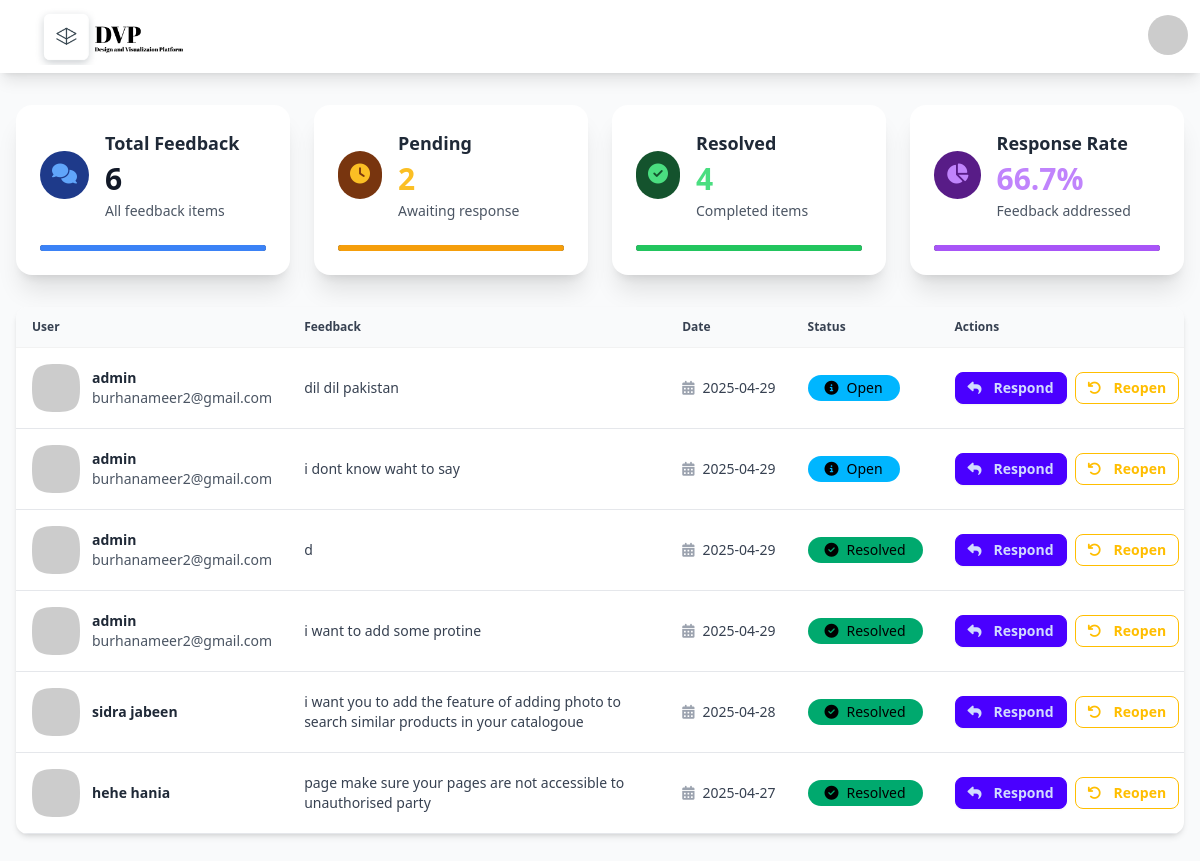
/superuserdashboard/ (signed in), run on an earlier commit of the app's database.
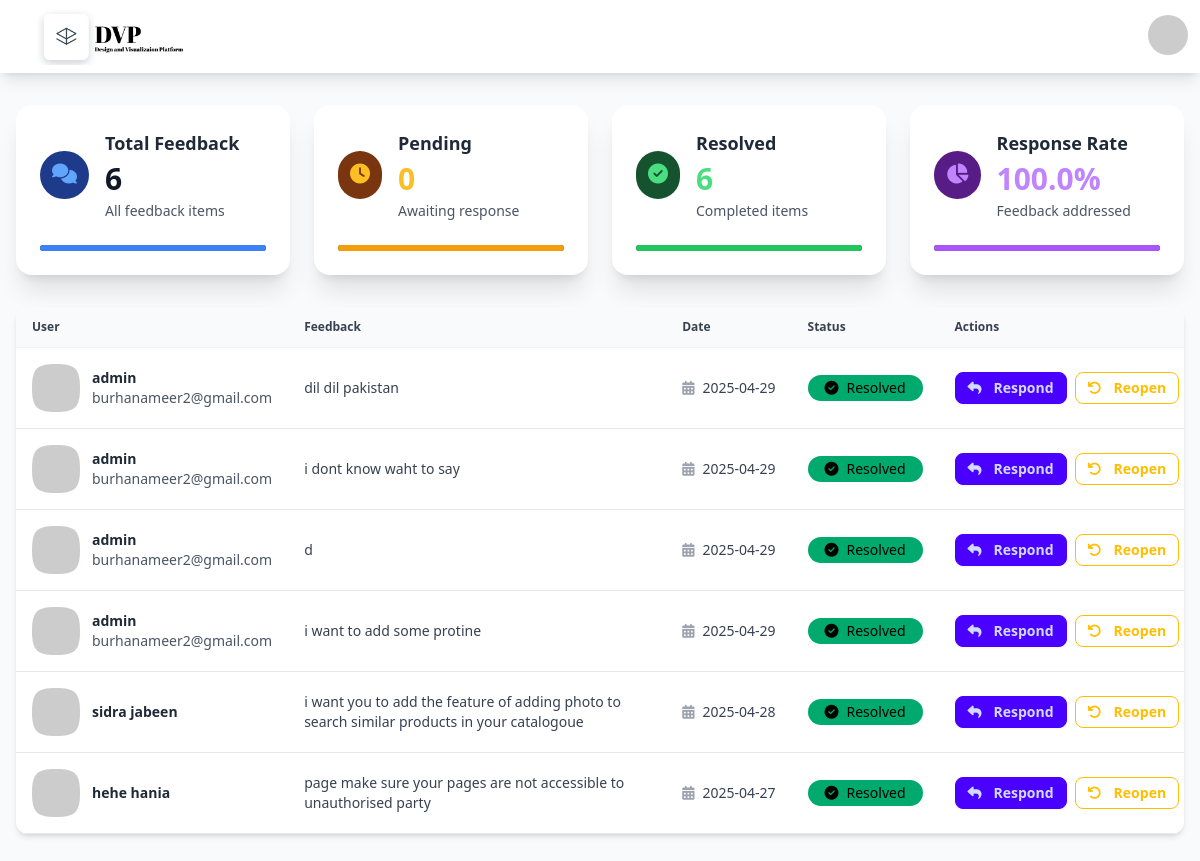
And on a later commit of the database.
### dvp_user_side/models.py (models this page shows, shortened)
class Feedback(models.Model):
    FEEDBACK_TYPES = [
        ('bug',     'Bug Report'),
        ('feature', 'Feature Request'),
        ('general', 'General Feedback'),
    ]
    user          = models.ForeignKey(get_user_model(), on_delete=models.SET_NULL, null=True, blank=True)
    feedback_type = models.CharField(max_length=10, choices=FEEDBACK_TYPES)
    subject       = models.CharField(max_length=200)
    message       = models.TextField()
    created_at    = models.DateTimeField(auto_now_add=True)
    status        = models.CharField(
                      max_length=20,
                      choices=[('open','Open'),('in_progress','In Progress'),('resolved','Resolved')],
                      default='open'
                   )

### homeusers/models.py (models this page shows, shortened)
class CustomUser(AbstractUser):
    RoleChoices = (
        ("customer", "Customer Account"),
        ("business", "Business Account")
    )
    role = models.CharField(max_length=20, choices=RoleChoices, default="customer")
    profile_pic = CloudinaryField(
        'image',
        folder="profile_pics/",
        default="profile_pics/crcmmzrp6a5il1tdx7al",
        null=True,
        blank=True
    )
    Bio=models.CharField(max_length=1000 ,null=True,blank=True)
    website=models.CharField(max_length=300, null=True, blank=True)
    location=models.CharField(max_length=300 ,null=True,blank=True)
    groups = models.ManyToManyField(
        'auth.Group',
        related_name='custom_user_groups',  # Changed related_name
        blank=True,
        help_text='The groups this user belongs to.',
        verbose_name='groups',
    )
    user_permissions = models.ManyToManyField(
        'auth.Permission',
        related_name='custom_user_permissions',  # Changed related_name
        blank=True,
        help_text='Specific permissions for this user.',
        verbose_name='user permissions',
    )
    class Meta:
        verbose_name = 'User'
        verbose_name_plural = 'Users'

### homedesign/views.py (the view)
# urls.py: path("superuserdashboard/",views.dashboard_superuser,name="dashboard_superuser"),
@login_required(login_url='login')
@user_passes_test(superuser_check)     # no login_url here
def dashboard_superuser(request):
    feedbacks = Feedback.objects.select_related('user')\
                              .prefetch_related('replies')\
                              .order_by('-created_at')
    total_feedback = feedbacks.count()
    resolved = feedbacks.filter(status='resolved').count()
    pending = feedbacks.filter(status='open').count()
    response_rate = (resolved / total_feedback * 100) if total_feedback > 0 else 0
    stats = {
        'total': total_feedback,
        'resolved': resolved,
        'pending': pending,
        'response_rate': f"{response_rate:.1f}%"
    }
    return render(request, 'dashboard_superuser.html', {
        'feedbacks': feedbacks,
        'stats': stats
    })

### homedesign/views.py (called while the page is built)
def superuser_check(user):
    if not (user.is_authenticated and user.is_superuser):
        raise PermissionDenied
    return True

### templates/dashboard_superuser.html (shortened to what this page needs)
{% load static %}
<!DOCTYPE html>
<html lang="en">
  <head>
    <link rel="stylesheet" href="https://unpkg.com/aos@next/dist/aos.css" />
    <link rel="stylesheet" href="{% static 'css/dist/styles.css' %}" />
    <link rel="stylesheet" href="https://cdnjs.cloudflare.com/ajax/libs/font-awesome/6.4.0/css/all.min.css">
    <link rel="stylesheet" type="text/css" href="https://cdn.jsdelivr.net/npm/toastify-js/src/toastify.min.css">
  </head>
<body class="font-poppins min-h-screen bg-gray-50">
  <div class="navbar bg-white shadow-lg sticky top-0 z-50">
    <div class="navbar-start">
      <a class="pl-6">
        <img src="{% static 'media/DVP.png' %}" alt="Logo" class="w-40 " />
      </a>
    </div>
    <div class="navbar-end">
      <div class="dropdown dropdown-end">
        <label tabindex="0" class="btn btn-ghost btn-circle avatar">
          <div class="w-10 rounded-full">
            <img src="https://i.pravatar.cc/150?img=68" alt="Admin Avatar" />
          </div>
        </label>
      </div>
    </div>
  </div>
  <div class="container mx-auto py-8 px-4 max-w-7xl">
    <div class="grid grid-cols-1 md:grid-cols-2 lg:grid-cols-4 gap-6 mb-8">
      <div class="card bg-white shadow-xl overflow-hidden">
        <div class="card-body p-6">
          <div class="flex items-center">
            <div class="rounded-full p-3 bg-blue-900 mr-4">
              <i class="fas fa-comments text-blue-400 text-xl"></i>
            </div>
            <div>
              <h2 class="card-title text-lg text-gray-800">Total Feedback</h2>
              <div class="text-3xl font-bold text-gray-900 mt-1">{{ stats.total }}</div>
              <p class="text-gray-600 text-sm mt-1">All feedback items</p>
            </div>
          </div>
          <div class="mt-4">
            <div class="w-full bg-gray-700 rounded-full h-1.5">
              <div class="bg-blue-500 h-1.5 rounded-full" style="width:100%"></div>
            </div>
          </div>
        </div>
      </div>
      <div class="card bg-white shadow-xl overflow-hidden">
        <div class="card-body p-6">
          <div class="flex items-center">
            <div class="rounded-full p-3 bg-amber-900 mr-4">
              <i class="fas fa-clock text-amber-400 text-xl"></i>
            </div>
            <div>
              <h2 class="card-title text-lg text-gray-800">Pending</h2>
              <div class="text-3xl font-bold text-amber-400 mt-1">{{ stats.pending }}</div>
              <p class="text-gray-600 text-sm mt-1">Awaiting response</p>
            </div>
          </div>
          <div class="mt-4">
            <div class="w-full bg-gray-700 rounded-full h-1.5">
              <div class="bg-amber-500 h-1.5 rounded-full" ></div>
            </div>
          </div>
        </div>
      </div>
      <div class="card bg-white shadow-xl overflow-hidden">
        <div class="card-body p-6">
          <div class="flex items-center">
            <div class="rounded-full p-3 bg-green-900 mr-4">
              <i class="fas fa-check-circle text-green-400 text-xl"></i>
            </div>
            <div>
              <h2 class="card-title text-lg text-gray-800">Resolved</h2>
              <div class="text-3xl font-bold text-green-400 mt-1">{{ stats.resolved }}</div>
              <p class="text-gray-600 text-sm mt-1">Completed items</p>
            </div>
          </div>
          <div class="mt-4">
            <div class="w-full bg-gray-700 rounded-full h-1.5">
              <div class="bg-green-500 h-1.5 rounded-full" ></div>
            </div>
          </div>
        </div>
      </div>
      <div class="card bg-white shadow-xl overflow-hidden">
        <div class="card-body p-6">
          <div class="flex items-center">
            <div class="rounded-full p-3 bg-purple-900 mr-4">
              <i class="fas fa-chart-pie text-purple-400 text-xl"></i>
            </div>
            <div>
              <h2 class="card-title text-lg text-gray-800">Response Rate</h2>
              <div class="text-3xl font-bold text-purple-400 mt-1">{{ stats.response_rate }}</div>
              <p class="text-gray-600 text-sm mt-1">Feedback addressed</p>
            </div>
          </div>
          <div class="mt-4">
            <div class="w-full bg-gray-700 rounded-full h-1.5">
              <div class="bg-purple-500 h-1.5 rounded-full"></div>
            </div>
          </div>
        </div>
      </div>
    </div>
    <div class="bg-white rounded-xl shadow-md overflow-hidden">
      <div class="overflow-x-auto">
        <table class="table w-full">
          <thead>
            <tr class="bg-gray-50 text-gray-700">
              <th>User</th>
              <th>Feedback</th>
              <th>Date</th>
              <th>Status</th>
              <th>Actions</th>
            </tr>
          </thead>
          <tbody id="feedback-table">
            {% for fb in feedbacks %}
            <tr class="feedback-item border-b border-gray-200" data-status="{{ fb.status }}" data-id="{{ fb.id }}">
              <td class="py-4">
                <div class="flex items-center space-x-3">
                  <div class="avatar">
                    <div class="mask mask-squircle w-12 h-12">
                      <img src="{{ fb.user.profile_pic.url|default:'https://i.pravatar.cc/150' }}" alt="Avatar" />
                    </div>
                  </div>
                  <div>
                    <div class="font-semibold text-gray-800">{{ fb.user.get_full_name|default:fb.user.username }}</div>
                    <div class="text-sm text-gray-600">{{ fb.user.email }}</div>
                  </div>
                </div>
              </td>
              <td class="max-w-md py-4">
                <div class="line-clamp-2 text-gray-700">{{ fb.message }}</div>
              </td>
              <td class="whitespace-nowrap py-4">
                <div class="flex items-center text-gray-700">
                  <i class="fas fa-calendar-alt text-gray-400 mr-2"></i>
                  <span>{{ fb.created_at|date:"Y-m-d" }}</span>
                </div>
              </td>
              <td class="py-4">
                {% if fb.status == 'pending' %}
                <div class="badge badge-warning gap-1 py-3 px-4">
                  <i class="fas fa-clock mr-1"></i>
                  {{ fb.get_status_display }}
                </div>
                {% elif fb.status == 'resolved' %}
                <div class="badge badge-success gap-1 py-3 px-4">
                  <i class="fas fa-check-circle mr-1"></i>
                  {{ fb.get_status_display }}
                </div>
                {% else %}
                <div class="badge badge-info gap-1 py-3 px-4">
                  <i class="fas fa-info-circle mr-1"></i>
                  {{ fb.get_status_display }}
                </div>
                {% endif %}
              </td>
              <td class="py-4">
                <div class="flex gap-2">
                  <button class="btn btn-sm btn-primary respond-btn" data-id="{{ fb.id }}" onclick="document.getElementById('response-modal-{{ fb.id }}').showModal()">
                    <i class="fas fa-reply mr-1"></i> Respond
                  </button>
                  {% if fb.status == 'pending' %}
                  <button class="btn btn-sm btn-outline btn-success resolve-btn" data-id="{{ fb.id }}">
                    <i class="fas fa-check mr-1"></i> Resolve
                  </button>
                  {% else %}
                  <button class="btn btn-sm btn-outline btn-warning pending-btn" data-id="{{ fb.id }}">
                    <i class="fas fa-undo mr-1"></i> Reopen
                  </button>
                  {% endif %}
                </div>
              </td>
            </tr>
            {% empty %}
            <tr>
              <td colspan="5" class="text-center py-4 text-gray-600">No feedback available.</td>
            </tr>
            {% endfor %}
          </tbody>
        </table>
      </div>
    </div>
  </div>
</body>
</html>

What changed in the data, as far as the page shows it:
changed Feedback "dil dil pakistan": status "Open" → "Resolved"
changed Feedback "i dont know waht to say": status "Open" → "Resolved"
Also different on the page:
{{ stats.pending }}: "2" → "0"
{{ stats.resolved }}: "4" → "6"
{{ stats.response_rate }}: "66.7%" → "100.0%"
